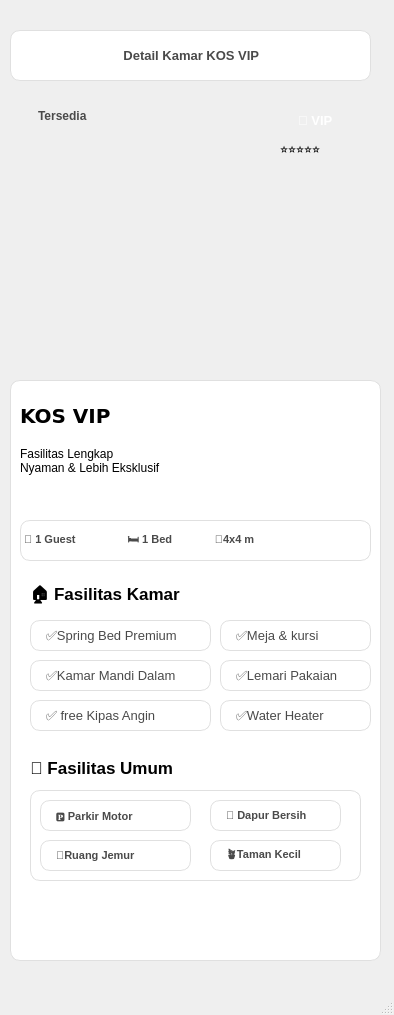
<?xml version="1.0" encoding="UTF-8"?>
<ui version="4.0">
 <class>MainWindow</class>
 <widget class="QMainWindow" name="MainWindow">
  <property name="geometry">
   <rect>
    <x>0</x>
    <y>0</y>
    <width>394</width>
    <height>1015</height>
   </rect>
  </property>
  <property name="windowTitle">
   <string>MainWindow</string>
  </property>
  <widget class="QWidget" name="centralwidget">
   <widget class="QLabel" name="label_10">
    <property name="geometry">
     <rect>
      <x>20</x>
      <y>520</y>
      <width>351</width>
      <height>41</height>
     </rect>
    </property>
    <property name="font">
     <font>
      <pointsize>8</pointsize>
      <weight>75</weight>
      <bold>true</bold>
     </font>
    </property>
    <property name="styleSheet">
     <string notr="true">background-color: #ffffff;      /* Putih seperti di gambar */
    color: #4A4A4A;                 /* Teks abu tua */
    font-size: 8pt;                /* Sesuaikan selera */
    
    border-radius: 10px;            /* Biar pill / rounded */
    border: 1px solid #E0E0E0;      /* Garis tipis abu terang (optional) */
background-color: qlineargradient(
        spread:pad, 
        x1:0, y1:0, 
        x2:0, y2:0.715909, 
        /* Mulai dengan Abu-abu Sangat Terang (hampir putih) */
        stop:0 rgba(240, 240, 240, 200),  
        /* Tengah: Abu-abu Terang */
        stop:0.375 rgba(220, 220, 220, 200), 
        /* Akhir: Abu-abu Agak Sedang */
        stop:0.835227 rgba(200, 200, 200, 200) 
    );</string>
    </property>
    <property name="text">
     <string>👤 1 Guest                 🛏️ 1 Bed              📐4x4 m </string>
    </property>
   </widget>
   <widget class="QLabel" name="label_2">
    <property name="geometry">
     <rect>
      <x>20</x>
      <y>100</y>
      <width>91</width>
      <height>31</height>
     </rect>
    </property>
    <property name="styleSheet">
     <string notr="true">background-color: qlineargradient(
        spread:pad,
        x1:0, y1:0,
        x2:0, y2:0.715909,
        /* Mulai: Krem Sangat Terang */
        stop:0 rgba(240, 235, 220, 255),  
        /* Tengah: Krem Muda */
        stop:0.375 rgba(220, 215, 200, 255), 
        /* Akhir: Krem Agak Cokelat */
        stop:0.835227 rgba(200, 190, 180, 255) 
    );

    /* Ubah Teks menjadi Gelap (Abu-abu/Cokelat Gelap) agar Kontras di atas latar Krem */
    color: #4A4A4A; 
    
    font-weight: bold;
    border-radius: 8px; 
    padding: 10px 15px;

</string>
    </property>
    <property name="text">
     <string>Tersedia</string>
    </property>
   </widget>
   <widget class="QLabel" name="label">
    <property name="geometry">
     <rect>
      <x>10</x>
      <y>30</y>
      <width>361</width>
      <height>51</height>
     </rect>
    </property>
    <property name="styleSheet">
     <string notr="true">color:rgba(255,255,255,210);
background-color: #ffffff;      /* Putih seperti di gambar */
    color: #4A4A4A;                 /* Teks abu tua */
    font-size: 10pt; 
 font-weight: bold;               /* Sesuaikan selera */
    
    border-radius: 10px;            /* Biar pill / rounded */
    border: 1px solid #E0E0E0;      /* Garis tipis abu terang (optional) */

    padding-left: 12px;             /* Padding dalam */
    padding-right: 12px;
    padding-top: 6px;
    padding-bottom: 6px;</string>
    </property>
    <property name="text">
     <string>                           Detail Kamar KOS VIP</string>
    </property>
   </widget>
   <widget class="QLabel" name="label_6">
    <property name="geometry">
     <rect>
      <x>200</x>
      <y>400</y>
      <width>161</width>
      <height>101</height>
     </rect>
    </property>
    <property name="font">
     <font>
      <pointsize>15</pointsize>
      <weight>75</weight>
      <bold>true</bold>
     </font>
    </property>
    <property name="styleSheet">
     <string notr="true">background-color: qlineargradient(
    spread:pad,
    x1:0, y1:0.5,
    x2:1, y2:0.5,
    stop:0 rgba(180, 140, 255, 255),   /* Soft Purple */
    stop:1 rgba(140, 90, 230, 255)     /* Deeper Soft Purple */
);

color: rgba(255, 255, 255, 255);
font-weight: bold;
border-radius: 15px;
padding: 10px 15px;
border: none;
</string>
    </property>
    <property name="text">
     <string>Rp750.000 </string>
    </property>
   </widget>
   <widget class="QLabel" name="label_17">
    <property name="geometry">
     <rect>
      <x>220</x>
      <y>660</y>
      <width>151</width>
      <height>31</height>
     </rect>
    </property>
    <property name="styleSheet">
     <string notr="true">background-color: #ffffff;      /* Putih seperti di gambar */
    color: #4A4A4A;                 /* Teks abu tua */
    font-size: 10pt;                /* Sesuaikan selera */
    
    border-radius: 10px;            /* Biar pill / rounded */
    border: 1px solid #E0E0E0;      /* Garis tipis abu terang (optional) */

    padding-left: 12px;             /* Padding dalam */
    padding-right: 12px;
    padding-top: 6px;
    padding-bottom: 6px;</string>
    </property>
    <property name="text">
     <string>✅Lemari Pakaian</string>
    </property>
   </widget>
   <widget class="QLabel" name="label_20">
    <property name="geometry">
     <rect>
      <x>40</x>
      <y>800</y>
      <width>151</width>
      <height>31</height>
     </rect>
    </property>
    <property name="styleSheet">
     <string notr="true">color:rgba(255,255,255,210);
background-color: #ffffff;      /* Putih seperti di gambar */
    color: #4A4A4A;                 /* Teks abu tua */
    font-size: 8pt; 
 font-weight: bold;               /* Sesuaikan selera */
    
    border-radius: 10px;            /* Biar pill / rounded */
    border: 1px solid #E0E0E0;      /* Garis tipis abu terang (optional) */

    padding-left: 12px;             /* Padding dalam */
    padding-right: 12px;
    padding-top: 6px;
    padding-bottom: 6px;</string>
    </property>
    <property name="text">
     <string>🅿️ Parkir Motor</string>
    </property>
   </widget>
   <widget class="QPushButton" name="pushButton_2">
    <property name="geometry">
     <rect>
      <x>40</x>
      <y>900</y>
      <width>321</width>
      <height>41</height>
     </rect>
    </property>
    <property name="styleSheet">
     <string notr="true">QPushButton#pushButton_2 {
    /* Background Gradient Default */
    background-color: qlineargradient(spread:pad, x1:0, y1:0.505682, x2:1, y2:0.477, 
        stop:0 rgba(20, 47, 78, 219), /* Biru Tua */
        stop:1 rgba(85, 98, 112, 226)); /* Abu-abu Kebiruan */
        
    color: rgba(255, 255, 255, 255); /* Teks Putih Solid (lebih jelas) */
    border-radius: 8px; /* Menggunakan 8px agar konsisten dengan elemen lain */
    border: none; /* Pastikan tidak ada border bawaan */
    padding: 10px 25px; /* Padding untuk tombol agar terlihat tebal */
    font-size: 14px; /* Ukuran font yang konsisten */
    font-weight: bold;
}

QPushButton#pushButton_2:hover {
    /* Gradient Hover: Warna sedikit lebih cerah/kontras */
    background-color: qlineargradient(spread:pad, x1:0, y1:0.505682, x2:1, y2:0.477, 
        stop:0 rgba(40, 67, 98, 219), /* Biru Tua Sedikit Cerah */
        stop:1 rgba(105, 118, 132, 226)); /* Abu-abu Kebiruan Sedikit Cerah */
}

QPushButton#pushButton_2:pressed {
    /* Efek Pressed (Tombol Tertekan) */
    padding-left: 5px;
    padding-top: 5px;
    /* Memberikan ilusi tombol bergerak ke dalam */
    background-color: rgba(105, 118, 132, 255); /* Warna solid yang lebih gelap/tertarik */
    border-style: inset; /* Opsi lain: inset border */
}</string>
    </property>
    <property name="text">
     <string>Pesan Sekarang</string>
    </property>
   </widget>
   <widget class="QLabel" name="label_18">
    <property name="geometry">
     <rect>
      <x>30</x>
      <y>760</y>
      <width>181</width>
      <height>16</height>
     </rect>
    </property>
    <property name="font">
     <font>
      <pointsize>13</pointsize>
      <weight>75</weight>
      <bold>true</bold>
     </font>
    </property>
    <property name="text">
     <string>🌟 Fasilitas Umum</string>
    </property>
   </widget>
   <widget class="QLabel" name="label_19">
    <property name="geometry">
     <rect>
      <x>30</x>
      <y>790</y>
      <width>331</width>
      <height>91</height>
     </rect>
    </property>
    <property name="styleSheet">
     <string notr="true">background-color: #ffffff;      /* Putih seperti di gambar */
    color: #4A4A4A;                 /* Teks abu tua */
    font-size: 8pt;                /* Sesuaikan selera */
    
    border-radius: 10px;            /* Biar pill / rounded */
    border: 1px solid #E0E0E0;      /* Garis tipis abu terang (optional) */
background-color: qlineargradient(
        spread:pad, 
        x1:0, y1:0, 
        x2:0, y2:0.715909, 
        /* Mulai dengan Abu-abu Sangat Terang (hampir putih) */
        stop:0 rgba(240, 240, 240, 200),  
        /* Tengah: Abu-abu Terang */
        stop:0.375 rgba(220, 220, 220, 200), 
        /* Akhir: Abu-abu Agak Sedang */
        stop:0.835227 rgba(200, 200, 200, 200) 
    );</string>
    </property>
    <property name="text">
     <string/>
    </property>
   </widget>
   <widget class="QLabel" name="label_8">
    <property name="geometry">
     <rect>
      <x>290</x>
      <y>470</y>
      <width>54</width>
      <height>14</height>
     </rect>
    </property>
    <property name="font">
     <font>
      <weight>75</weight>
      <bold>true</bold>
     </font>
    </property>
    <property name="styleSheet">
     <string notr="true">color:rgba(255,255,255,210);</string>
    </property>
    <property name="text">
     <string>/ bulan</string>
    </property>
   </widget>
   <widget class="QLabel" name="label_3">
    <property name="geometry">
     <rect>
      <x>280</x>
      <y>140</y>
      <width>91</width>
      <height>16</height>
     </rect>
    </property>
    <property name="font">
     <font>
      <pointsize>9</pointsize>
     </font>
    </property>
    <property name="text">
     <string>⭐️⭐️⭐️⭐️⭐️</string>
    </property>
   </widget>
   <widget class="QLabel" name="label_7">
    <property name="geometry">
     <rect>
      <x>270</x>
      <y>420</y>
      <width>81</width>
      <height>16</height>
     </rect>
    </property>
    <property name="font">
     <font>
      <pointsize>9</pointsize>
      <weight>75</weight>
      <bold>true</bold>
     </font>
    </property>
    <property name="styleSheet">
     <string notr="true">color:rgba(255,255,255,210);</string>
    </property>
    <property name="text">
     <string>Harga Sewa</string>
    </property>
   </widget>
   <widget class="QLabel" name="label_22">
    <property name="geometry">
     <rect>
      <x>210</x>
      <y>800</y>
      <width>131</width>
      <height>31</height>
     </rect>
    </property>
    <property name="styleSheet">
     <string notr="true">color:rgba(255,255,255,210);
background-color: #ffffff;      /* Putih seperti di gambar */
    color: #4A4A4A;                 /* Teks abu tua */
    font-size: 8pt; 
 font-weight: bold;               /* Sesuaikan selera */
    
    border-radius: 10px;            /* Biar pill / rounded */
    border: 1px solid #E0E0E0;      /* Garis tipis abu terang (optional) */

    padding-left: 12px;             /* Padding dalam */
    padding-right: 12px;
    padding-top: 6px;
    padding-bottom: 6px;</string>
    </property>
    <property name="text">
     <string>🍳 Dapur Bersih</string>
    </property>
   </widget>
   <widget class="QLabel" name="label_16">
    <property name="geometry">
     <rect>
      <x>220</x>
      <y>620</y>
      <width>151</width>
      <height>31</height>
     </rect>
    </property>
    <property name="styleSheet">
     <string notr="true">background-color: #ffffff;      /* Putih seperti di gambar */
    color: #4A4A4A;                 /* Teks abu tua */
    font-size: 10pt;                /* Sesuaikan selera */
    
    border-radius: 10px;            /* Biar pill / rounded */
    border: 1px solid #E0E0E0;      /* Garis tipis abu terang (optional) */

    padding-left: 12px;             /* Padding dalam */
    padding-right: 12px;
    padding-top: 6px;
    padding-bottom: 6px;</string>
    </property>
    <property name="text">
     <string>✅Meja &amp; kursi</string>
    </property>
   </widget>
   <widget class="QLabel" name="label_5">
    <property name="geometry">
     <rect>
      <x>20</x>
      <y>390</y>
      <width>211</width>
      <height>51</height>
     </rect>
    </property>
    <property name="font">
     <font>
      <family>Verdana</family>
      <pointsize>15</pointsize>
      <weight>75</weight>
      <bold>true</bold>
     </font>
    </property>
    <property name="text">
     <string>KOS VIP</string>
    </property>
   </widget>
   <widget class="QLabel" name="label_21">
    <property name="geometry">
     <rect>
      <x>40</x>
      <y>840</y>
      <width>151</width>
      <height>31</height>
     </rect>
    </property>
    <property name="styleSheet">
     <string notr="true">color:rgba(255,255,255,210);
background-color: #ffffff;      /* Putih seperti di gambar */
    color: #4A4A4A;                 /* Teks abu tua */
    font-size: 8pt; 
 font-weight: bold;               /* Sesuaikan selera */
    
    border-radius: 10px;            /* Biar pill / rounded */
    border: 1px solid #E0E0E0;      /* Garis tipis abu terang (optional) */

    padding-left: 12px;             /* Padding dalam */
    padding-right: 12px;
    padding-top: 6px;
    padding-bottom: 6px;</string>
    </property>
    <property name="text">
     <string>🧺Ruang Jemur</string>
    </property>
   </widget>
   <widget class="QLabel" name="label_9">
    <property name="geometry">
     <rect>
      <x>20</x>
      <y>440</y>
      <width>161</width>
      <height>41</height>
     </rect>
    </property>
    <property name="text">
     <string>Fasilitas Lengkap
Nyaman &amp; Lebih Eksklusif</string>
    </property>
   </widget>
   <widget class="QLabel" name="label_4">
    <property name="geometry">
     <rect>
      <x>10</x>
      <y>380</y>
      <width>371</width>
      <height>581</height>
     </rect>
    </property>
    <property name="styleSheet">
     <string notr="true">color:rgba(255,255,255,210);
background-color: #ffffff;      /* Putih seperti di gambar */
    color: #4A4A4A;                 /* Teks abu tua */
    font-size: 8pt; 
 font-weight: bold;               /* Sesuaikan selera */
    
    border-radius: 10px;            /* Biar pill / rounded */
    border: 1px solid #E0E0E0;      /* Garis tipis abu terang (optional) */

    padding-left: 12px;             /* Padding dalam */
    padding-right: 12px;
    padding-top: 6px;
    padding-bottom: 6px;</string>
    </property>
    <property name="text">
     <string/>
    </property>
   </widget>
   <widget class="QLabel" name="label_11">
    <property name="geometry">
     <rect>
      <x>30</x>
      <y>580</y>
      <width>171</width>
      <height>31</height>
     </rect>
    </property>
    <property name="font">
     <font>
      <pointsize>13</pointsize>
      <weight>75</weight>
      <bold>true</bold>
     </font>
    </property>
    <property name="text">
     <string>🏠 Fasilitas Kamar</string>
    </property>
   </widget>
   <widget class="QLabel" name="label_23">
    <property name="geometry">
     <rect>
      <x>210</x>
      <y>840</y>
      <width>131</width>
      <height>31</height>
     </rect>
    </property>
    <property name="styleSheet">
     <string notr="true">color:rgba(255,255,255,210);
background-color: #ffffff;      /* Putih seperti di gambar */
    color: #4A4A4A;                 /* Teks abu tua */
    font-size: 8pt; 
 font-weight: bold;               /* Sesuaikan selera */
    
    border-radius: 10px;            /* Biar pill / rounded */
    border: 1px solid #E0E0E0;      /* Garis tipis abu terang (optional) */

    padding-left: 12px;             /* Padding dalam */
    padding-right: 12px;
    padding-top: 6px;
    padding-bottom: 6px;</string>
    </property>
    <property name="text">
     <string>🪴Taman Kecil</string>
    </property>
   </widget>
   <widget class="QLabel" name="label_biasa">
    <property name="geometry">
     <rect>
      <x>10</x>
      <y>90</y>
      <width>371</width>
      <height>301</height>
     </rect>
    </property>
    <property name="styleSheet">
     <string notr="true">border-image: url(:/detailkamarvip/Foto/vip.jpeg);
background-size: cover;</string>
    </property>
    <property name="text">
     <string/>
    </property>
   </widget>
   <widget class="QLabel" name="label_12">
    <property name="geometry">
     <rect>
      <x>30</x>
      <y>660</y>
      <width>181</width>
      <height>31</height>
     </rect>
    </property>
    <property name="styleSheet">
     <string notr="true">background-color: #ffffff;      /* Putih seperti di gambar */
    color: #4A4A4A;                 /* Teks abu tua */
    font-size: 10pt;                /* Sesuaikan selera */
    
    border-radius: 10px;            /* Biar pill / rounded */
    border: 1px solid #E0E0E0;      /* Garis tipis abu terang (optional) */

    padding-left: 12px;             /* Padding dalam */
    padding-right: 12px;
    padding-top: 6px;
    padding-bottom: 6px;</string>
    </property>
    <property name="text">
     <string>✅Kamar Mandi Dalam</string>
    </property>
   </widget>
   <widget class="QPushButton" name="pushButton">
    <property name="geometry">
     <rect>
      <x>20</x>
      <y>40</y>
      <width>101</width>
      <height>31</height>
     </rect>
    </property>
    <property name="styleSheet">
     <string notr="true">QPushButton#pushButton {
    /* Background Gradient Default */
    background-color: qlineargradient(spread:pad, x1:0, y1:0.505682, x2:1, y2:0.477, 
        stop:0 rgba(20, 47, 78, 219), /* Biru Tua */
        stop:1 rgba(85, 98, 112, 226)); /* Abu-abu Kebiruan */
        
    color: rgba(255, 255, 255, 255); /* Teks Putih Solid (lebih jelas) */
    border-radius: 8px; /* Menggunakan 8px agar konsisten dengan elemen lain */
    border: none; /* Pastikan tidak ada border bawaan */
    padding: 10px 25px; /* Padding untuk tombol agar terlihat tebal */
    font-size: 9px; /* Ukuran font yang konsisten */
    font-weight: bold;
}

QPushButton#pushButton:hover {
    /* Gradient Hover: Warna sedikit lebih cerah/kontras */
    background-color: qlineargradient(spread:pad, x1:0, y1:0.505682, x2:1, y2:0.477, 
        stop:0 rgba(40, 67, 98, 219), /* Biru Tua Sedikit Cerah */
        stop:1 rgba(105, 118, 132, 226)); /* Abu-abu Kebiruan Sedikit Cerah */
}

QPushButton#pushButton:pressed {
    /* Efek Pressed (Tombol Tertekan) */
    padding-left: 5px;
    padding-top: 5px;
    /* Memberikan ilusi tombol bergerak ke dalam */
    background-color: rgba(105, 118, 132, 255); /* Warna solid yang lebih gelap/tertarik */
    border-style: inset; /* Opsi lain: inset border */
}</string>
    </property>
    <property name="text">
     <string>&lt;- Kembali</string>
    </property>
   </widget>
   <widget class="QLabel" name="label_13">
    <property name="geometry">
     <rect>
      <x>30</x>
      <y>700</y>
      <width>181</width>
      <height>31</height>
     </rect>
    </property>
    <property name="styleSheet">
     <string notr="true">background-color: #ffffff;      /* Putih seperti di gambar */
    color: #4A4A4A;                 /* Teks abu tua */
    font-size: 10pt;                /* Sesuaikan selera */
    
    border-radius: 10px;            /* Biar pill / rounded */
    border: 1px solid #E0E0E0;      /* Garis tipis abu terang (optional) */

    padding-left: 12px;             /* Padding dalam */
    padding-right: 12px;
    padding-top: 6px;
    padding-bottom: 6px;</string>
    </property>
    <property name="text">
     <string>✅ free Kipas Angin</string>
    </property>
   </widget>
   <widget class="QLabel" name="label_15">
    <property name="geometry">
     <rect>
      <x>30</x>
      <y>620</y>
      <width>181</width>
      <height>31</height>
     </rect>
    </property>
    <property name="styleSheet">
     <string notr="true">background-color: #ffffff;      /* Putih seperti di gambar */
    color: #4A4A4A;                 /* Teks abu tua */
    font-size: 10pt;                /* Sesuaikan selera */
    
    border-radius: 10px;            /* Biar pill / rounded */
    border: 1px solid #E0E0E0;      /* Garis tipis abu terang (optional) */

    padding-left: 12px;             /* Padding dalam */
    padding-right: 12px;
    padding-top: 6px;
    padding-bottom: 6px;</string>
    </property>
    <property name="text">
     <string>✅Spring Bed Premium</string>
    </property>
   </widget>
   <widget class="QLabel" name="label_14">
    <property name="geometry">
     <rect>
      <x>220</x>
      <y>700</y>
      <width>151</width>
      <height>31</height>
     </rect>
    </property>
    <property name="styleSheet">
     <string notr="true">background-color: #ffffff;      /* Putih seperti di gambar */
    color: #4A4A4A;                 /* Teks abu tua */
    font-size: 10pt;                /* Sesuaikan selera */
    
    border-radius: 10px;            /* Biar pill / rounded */
    border: 1px solid #E0E0E0;      /* Garis tipis abu terang (optional) */

    padding-left: 12px;             /* Padding dalam */
    padding-right: 12px;
    padding-top: 6px;
    padding-bottom: 6px;</string>
    </property>
    <property name="text">
     <string>✅Water Heater</string>
    </property>
   </widget>
   <widget class="QLabel" name="label_24">
    <property name="geometry">
     <rect>
      <x>280</x>
      <y>100</y>
      <width>91</width>
      <height>41</height>
     </rect>
    </property>
    <property name="font">
     <font>
      <pointsize>10</pointsize>
      <weight>75</weight>
      <bold>true</bold>
     </font>
    </property>
    <property name="styleSheet">
     <string notr="true">background-color: qlineargradient(
    spread:pad,
    x1:0, y1:0.505682,
    x2:1, y2:0.477,
    stop:0 rgba(255, 210, 80, 255),   /* Kuning Gold Terang */
    stop:1 rgba(255, 170, 30, 255)    /* Kuning Orange Emas */
);

color: rgba(255, 255, 255, 255);  /* Teks putih */
font-weight: bold;
border-radius: 15px;
padding: 10px 15px;
border: none;
</string>
    </property>
    <property name="text">
     <string>👑 VIP</string>
    </property>
   </widget>
   <zorder>label_biasa</zorder>
   <zorder>label_4</zorder>
   <zorder>label_10</zorder>
   <zorder>label_2</zorder>
   <zorder>label</zorder>
   <zorder>label_6</zorder>
   <zorder>label_17</zorder>
   <zorder>pushButton_2</zorder>
   <zorder>label_18</zorder>
   <zorder>label_19</zorder>
   <zorder>label_8</zorder>
   <zorder>label_3</zorder>
   <zorder>label_7</zorder>
   <zorder>label_22</zorder>
   <zorder>label_16</zorder>
   <zorder>label_5</zorder>
   <zorder>label_21</zorder>
   <zorder>label_9</zorder>
   <zorder>label_11</zorder>
   <zorder>label_23</zorder>
   <zorder>label_12</zorder>
   <zorder>pushButton</zorder>
   <zorder>label_13</zorder>
   <zorder>label_15</zorder>
   <zorder>label_20</zorder>
   <zorder>label_14</zorder>
   <zorder>label_24</zorder>
  </widget>
  <widget class="QMenuBar" name="menubar">
   <property name="geometry">
    <rect>
     <x>0</x>
     <y>0</y>
     <width>394</width>
     <height>23</height>
    </rect>
   </property>
  </widget>
  <widget class="QStatusBar" name="statusbar"/>
 </widget>
 <resources>
  <include location="detailkamarvip.qrc"/>
 </resources>
 <connections/>
</ui>
